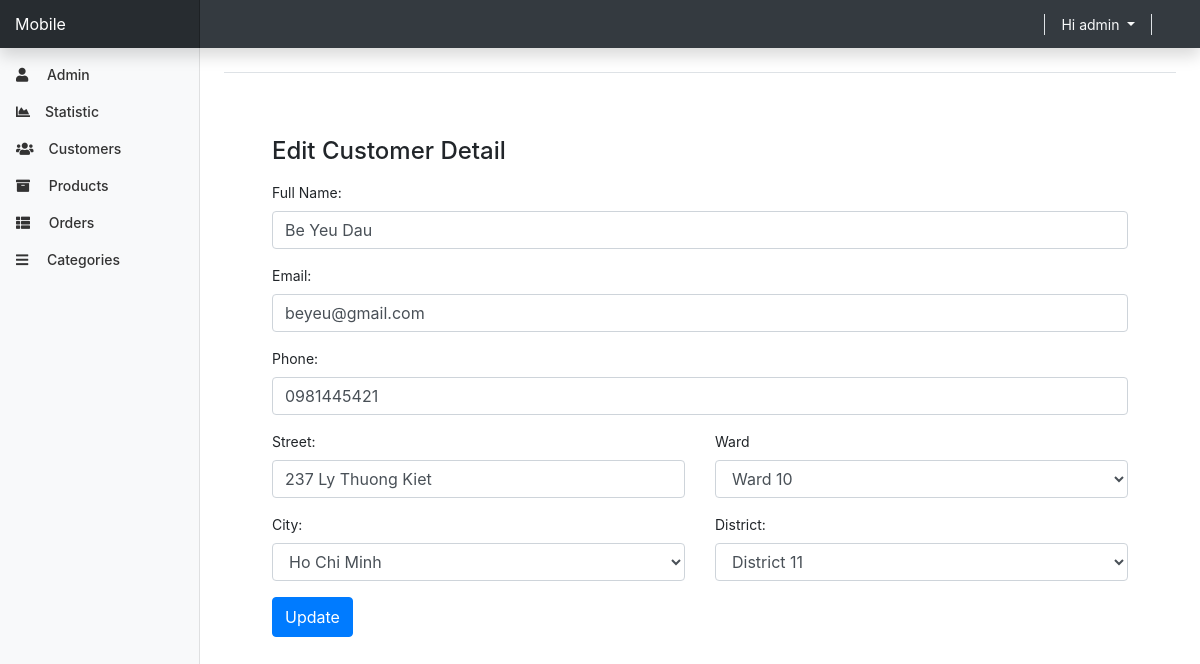
The app's page /admin/edit_customer.php?customer=34b8a535e37c (signed in) with its own data.
### tables this page shows
CREATE TABLE `user` (
  `user_id` varchar(255) NOT NULL,
  `email` varchar(100) NOT NULL,
  `username` varchar(100) NOT NULL,
  `password` varchar(100) NOT NULL,
  `street` varchar(255) NOT NULL,
  `district` varchar(30) NOT NULL,
  `city` varchar(100) NOT NULL,
  `phone_number` varchar(100) NOT NULL,
  `status` int(11) NOT NULL DEFAULT 1,
  `is_admin` tinyint(1) NOT NULL DEFAULT 0,
  `register_date` datetime NOT NULL DEFAULT current_timestamp(),
  `updated_at` datetime NOT NULL DEFAULT current_timestamp(),
  `fullname` varchar(255) NOT NULL,
  `ward` varchar(255) NOT NULL
);

### admin/edit_customer.php (the view, shortened to what this page needs)
<?php include_once("./templates/top.php"); ?>
<?php include_once("./templates/navbar.php"); ?>
<div class="container-fluid">
  <div class="row">
    <?php include "./templates/sidebar.php";
          include "./../functions.php";
    ?>
   <div class="container p-5">
<h4>Edit Customer Detail</h4>
<?php
   if(isset($_GET['customer'])){
    $customer_id = $_GET['customer'];
    $sql = "SELECT * FROM `user` WHERE `user_id` = ? AND is_admin = 0 ";
    $select = $conn->prepare($sql);
    $select -> bind_param("s", $customer_id);
    $select->execute();
    $result = $select->get_result();
    if($result ->num_rows == 1){
      $row1 = $result->fetch_assoc();
      $distrc = $row1['district'];
?>
<form method="post"  enctype='multipart/form-data'>
    <div class="form-group">
      <label for="fullname">Full Name:</label>
      <input type="text" class="form-control" name="fullname" value="<?php echo $row1['fullname']  ?>">
    </div>
    <div class="form-group">
      <label for="email">Email:</label>
      <input type="text" class="form-control" name="email" value="<?php echo $row1['email']  ?>">
    </div>
    <div class="form-group">
      <label for="phone">Phone:</label>
      <input type="text" class="form-control" name="phone" value="<?php echo $row1['phone_number']  ?>">
    </div>
      <div class="row">
        <div class="col-md-6">
        <div class="form-group">
      <label for="street">Street:</label>
      <input type="text" class="form-control" name="street" value="<?php echo $row1['street']  ?>">
    </div>
        </div>
      <div class="col-md-6">
								<label for="ward">Ward</label>
								<select id="ward" name="ward" class="form-control" required>
                <option value="<?php echo $row1['ward'] ?> "><?php echo $row1['ward']  ?></option>
                                </select>							</div>
      </div>
   <div class="row">
    <div class="col-6">
    <div class="form-group">
		        		<label>City: </label>
		        	  <select id="city" name="city" class="form-control">
                      <option value="<?php echo $row1['city'] ?> "><?php echo $row1['city']  ?></option>
      </select>
		        	</div>
    </div>
    <div class="col-6">
    <div class="form-group">
		        		<label>District: </label>
		        	  <select id="district" name="district" class="form-control">
                      <option value="<?php echo $distrc ?> "><?php echo $distrc ?> </option>
           </select>
		        	</div>
    </div>
   </div>
    <div class="form-group">
      <button type="submit" style="height:40px" name="update_btn" class="btn btn-primary">Update</button>
    </div>
  </form>
  <?php }
  }else{
    echo '<p class="empty">no product user!</p>';
  }
  ?>
    </div>
  </div>
</div>
<?php include_once("./templates/footer.php"); ?>

### admin/css/dashboard.css (style rules this page uses)
body { font-size: .875rem; }

### records on screen
user: fullname "Be Yeu Dau", email "beyeu@gmail.com", phone "0981445421", street "237 Ly Thuong Kiet", ward "Ward 10", city "Ho Chi Minh", district "District 11"

### other values on screen
$admin "admin"
